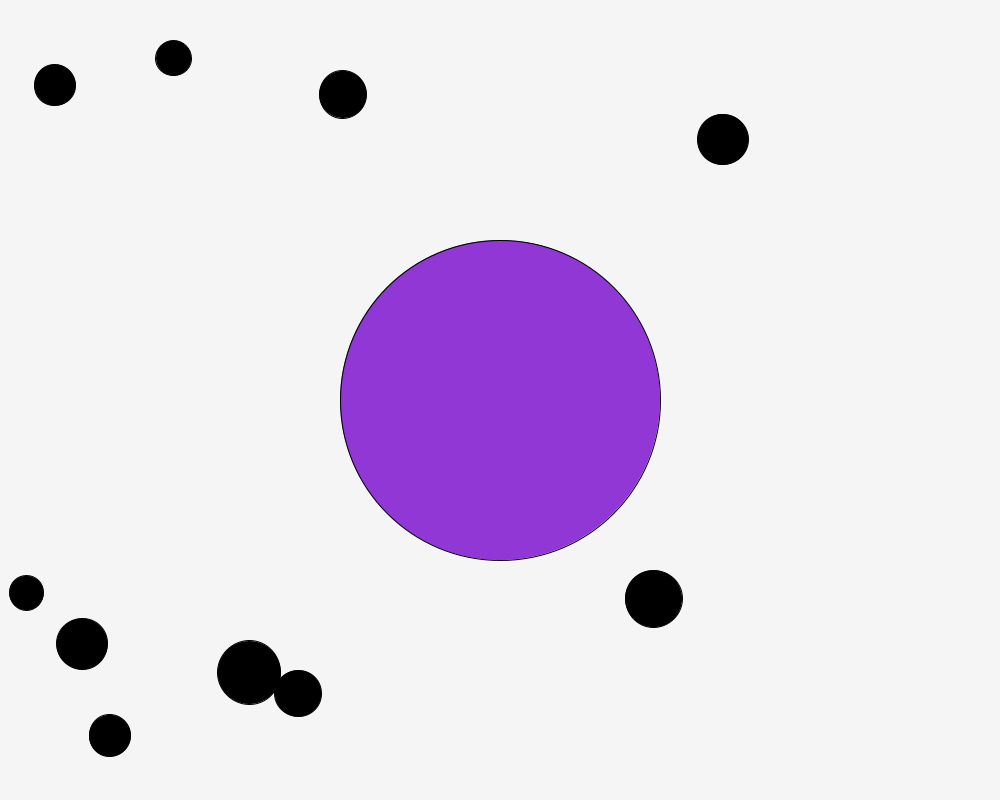
Frame 1 (no input)
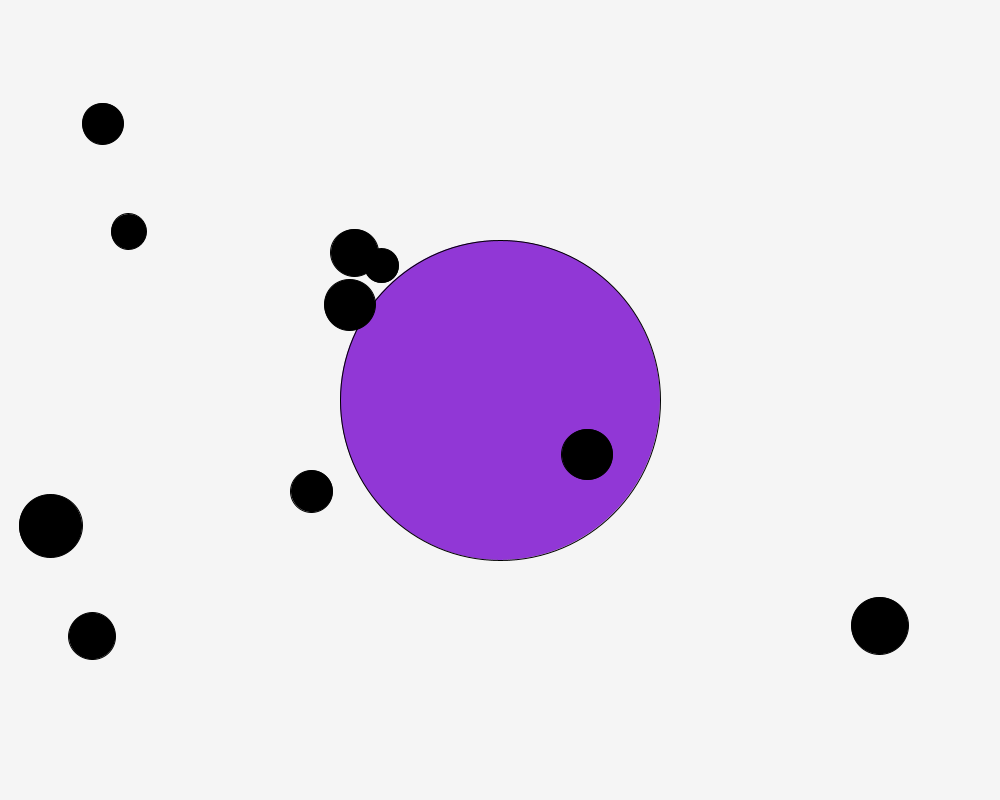
Frame 60 (the mouse pressed at the canvas centre just before this capture)
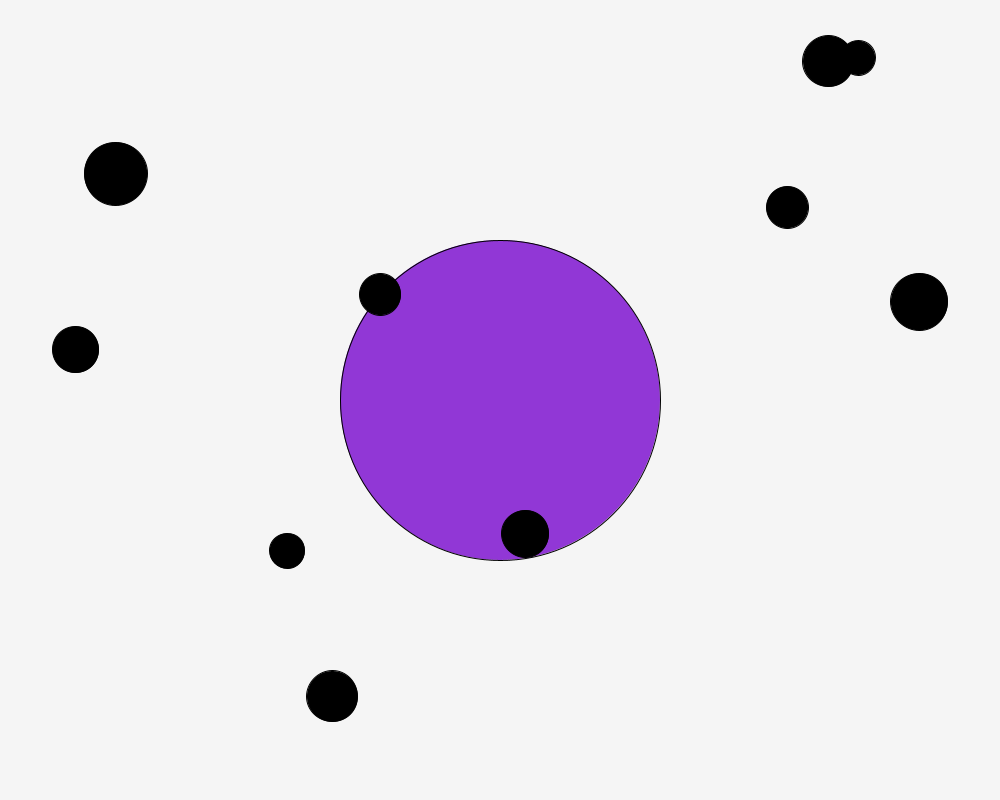
Frame 120 (the mouse held since frame 60 and released just before this capture)

The Processing sketch that drew these frames (run headless with seeded random() and noise(); from frame 60 on, the mouse is pressed at the canvas centre):

// Processing sketch: The_Attractor
// ── The_Attractor.pde
Mover []mover = new Mover[10] ;
Attractor attractor;
void setup()
{
  for(int i=0;i<mover.length;i++)
  {
   mover[i] = new Mover(); 
  }
  attractor = new Attractor();
  size(1000,800);
  
}

void draw()
{
  background(245);
  attractor.Display();
  for(int i=0;i<mover.length;i++)
  {
    mover[i].ApplyForce(attractor.Attaract(mover[i]));
    mover[i].Update();
    mover[i].display();
    mover[i].CheckEdge();
  }
  
}
// ── Attractor.pde
class Attractor
{
  PVector location;
  float mass;
  float r;
  float G;
  Attractor()
  {
    location = new PVector(width/2,height/2);
    G = 2;
    r = 100;
    mass = 20;
  }
  
  PVector Attaract(Mover mover)
  {
    PVector force = PVector.sub(location,mover.location);
    float distance = force.mag();
    force.normalize();
    distance = constrain(distance,5,25);
    //limit the distance between the Attactor and mover
    float mag = (G*mass*mover.mass)/(distance*distance);
    force.mult(mag);
    return force;
  }
  // count the force of Attactor and the mover
  
  void Display()
  {
    fill(145,55,214);
    ellipse(location.x,location.y,mass*16,mass*16);
    noFill();
  }
}
// ── Mover.pde
class Mover
{
  PVector location;
  PVector velocity;
  PVector acceleration;
  float mass;
  
  Mover()
  {
    mass = random(2,5);
    velocity = new PVector(random(-10,10),random(-10,10));
    acceleration = new PVector(0,0);
    location =ChoiceLocation(); 
  }
  //initialize the data of mover
  PVector ChoiceLocation()
  {
    float distance = 0;
    PVector loca;
    do
    {
      loca = new PVector(random(0+mass*16/2,width-mass*16/2),random(0+mass*16/2,height-mass*16/2));
      distance = PVector.sub(loca,new PVector(width/2,height/2)).mag();
    }while(distance<=160+mass*16/2);
    return loca;
  }
  //create the location of mover
  
  void ApplyForce(PVector force)
  {
    PVector f = PVector.div(force,mass);
    acceleration.add(f);
  }
  
  void Update()
  {
    velocity.add(acceleration);
    velocity.limit(30);
    location.add(velocity);
  }
  
  void CheckEdge()
  {
    if(location.x<0+mass*16/2)
    {
      location.x = 0+mass*16/2;
      velocity.x*=-0.5;
    }else if(location.x>width-mass*16/2)
    {
      location.x = width-mass*16/2;
      velocity.x*=-0.5;
    }
    
    if(location.y<0+mass*16/2)
    {
      location.y = 0+mass*16/2;
      velocity.y*=-0.5;
    }else if(location.y>height-mass*16/2)
    {
      location.y = height - mass*16/2;
      velocity.y*=-0.5;
    }
  }
  
  void display()
  {
    //smooth(2);
    fill(0);
    ellipse(location.x,location.y,mass*16,mass*16);
    noFill();
    //noSmooth();
    acceleration.mult(0);
  }
  
  
}
